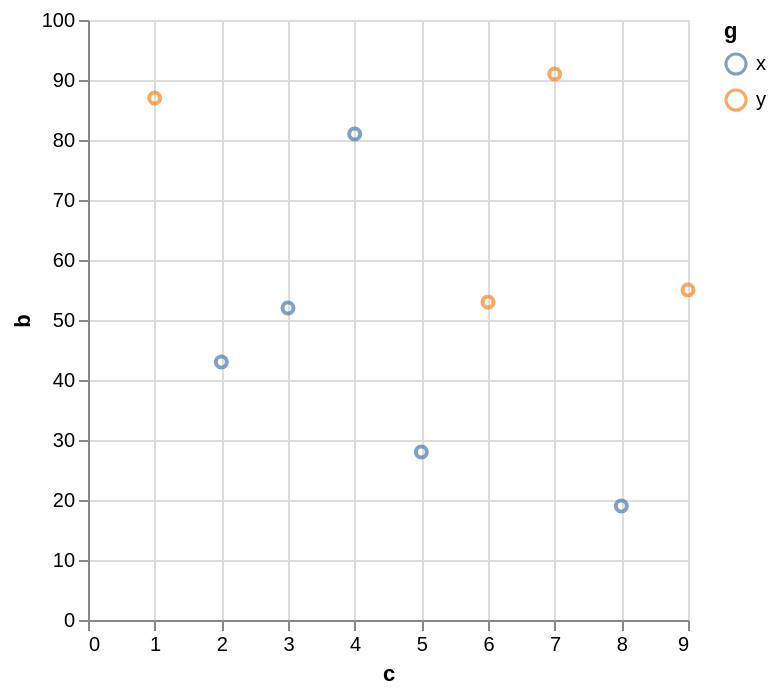

Source (Vega-Lite JSON):
### Vega specification from a JSON file in a GitHub repository (floating-point values rounded to 4 significant figures)
{"$schema": "https://vega.github.io/schema/vega/v6.json", "background": "white", "padding": 5, "width": 300, "height": 300, "style": "cell", "data": [{"name": "source_0", "values": [{"a": "A", "b": 28, "c": 5, "g": "x"}, {"a": "B", "b": 55, "c": 9, "g": "y"}, {"a": "C", "b": 43, "c": 2, "g": "x"}, {"a": "D", "b": 91, "c": 7, "g": "y"}, {"a": "E", "b": 81, "c": 4, "g": "x"}, {"a": "F", "b": 53, "c": 6, "g": "y"}, {"a": "G", "b": 19, "c": 8, "g": "x"}, {"a": "H", "b": 87, "c": 1, "g": "y"}, {"a": "I", "b": 52, "c": 3, "g": "x"}]}, {"name": "data_0", "source": "source_0", "transform": [{"type": "filter", "expr": "isValid(datum[\"c\"]) && isFinite(+datum[\"c\"]) && isValid(datum[\"b\"]) && isFinite(+datum[\"b\"])"}]}], "marks": [{"name": "marks", "type": "symbol", "style": ["point"], "from": {"data": "data_0"}, "encode": {"update": {"opacity": {"value": 0.7}, "fill": {"value": "transparent"}, "stroke": {"scale": "color", "field": "g"}, "ariaRoleDescription": {"value": "point"}, "description": {"signal": "\"c: \" + (format(datum[\"c\"], \"\")) + \"; b: \" + (format(datum[\"b\"], \"\")) + \"; g: \" + (isValid(datum[\"g\"]) ? isArray(datum[\"g\"]) ? join(datum[\"g\"], ' ') : datum[\"g\"] : \"\"+datum[\"g\"])"}, "x": {"scale": "x", "field": "c"}, "y": {"scale": "y", "field": "b"}}}}], "scales": [{"name": "x", "type": "linear", "domain": {"data": "data_0", "field": "c"}, "range": [0, {"signal": "width"}], "nice": true, "zero": true}, {"name": "y", "type": "linear", "domain": {"data": "data_0", "field": "b"}, "range": [{"signal": "height"}, 0], "nice": true, "zero": true}, {"name": "color", "type": "ordinal", "domain": {"data": "data_0", "field": "g", "sort": true}, "range": "category"}], "axes": [{"scale": "x", "orient": "bottom", "gridScale": "y", "grid": true, "tickCount": {"signal": "ceil(width/40)"}, "domain": false, "labels": false, "aria": false, "maxExtent": 0, "minExtent": 0, "ticks": false, "zindex": 0}, {"scale": "y", "orient": "left", "gridScale": "x", "grid": true, "tickCount": {"signal": "ceil(height/40)"}, "domain": false, "labels": false, "aria": false, "maxExtent": 0, "minExtent": 0, "ticks": false, "zindex": 0}, {"scale": "x", "orient": "bottom", "grid": false, "title": "c", "labelFlush": true, "labelOverlap": true, "tickCount": {"signal": "ceil(width/40)"}, "zindex": 0}, {"scale": "y", "orient": "left", "grid": false, "title": "b", "labelOverlap": true, "tickCount": {"signal": "ceil(height/40)"}, "zindex": 0}], "legends": [{"stroke": "color", "symbolType": "circle", "title": "g", "encode": {"symbols": {"update": {"fill": {"value": "transparent"}, "opacity": {"value": 0.7}}}}}]}
